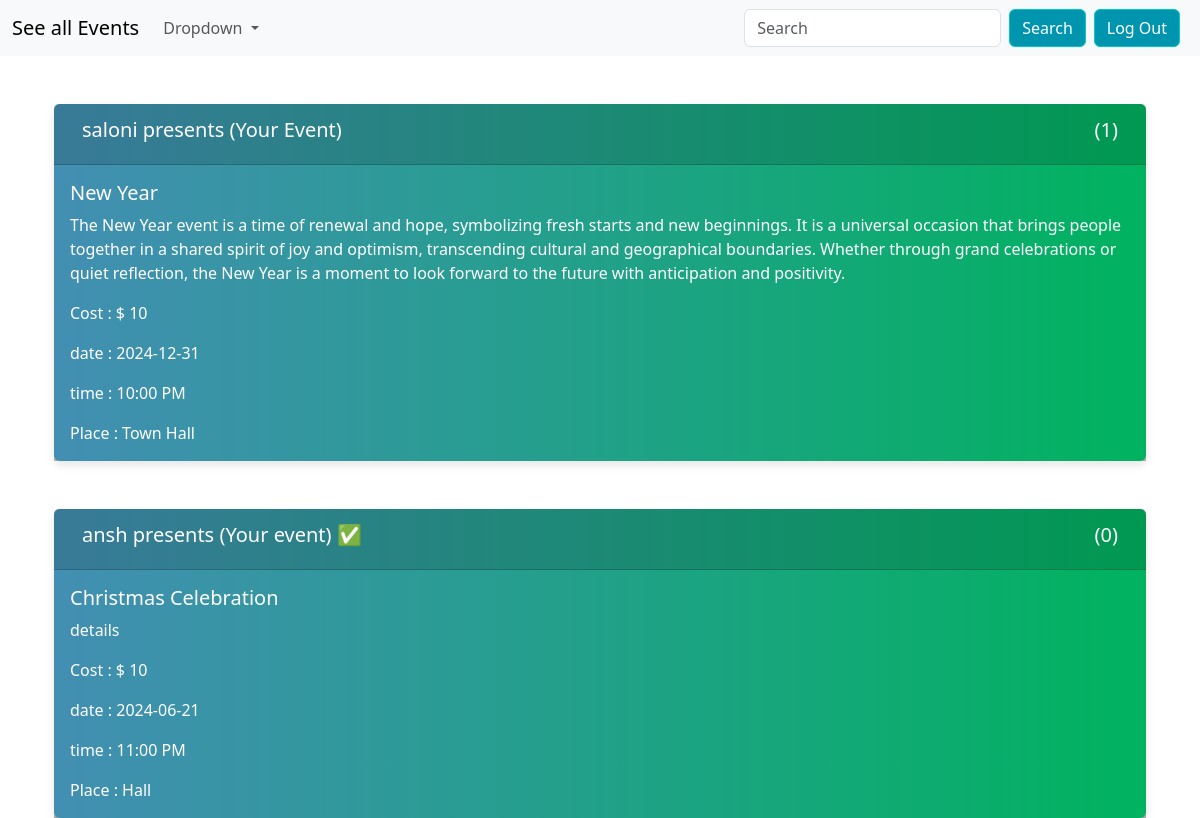
The app's page / (signed in) with its own data.
### Events/models.py (models this page shows)
class Event(models.Model):
    eventID = models.AutoField(primary_key=True)
    name = models.CharField(max_length=100)
    host = models.CharField(max_length=100)
    desc = models.TextField()
    cost = models.IntegerField()
    date = models.CharField(max_length=100)
    time = models.CharField(max_length=100)
    place = models.CharField(max_length=100)
    completed = models.BooleanField(default=0)
    number_of_participants = models.IntegerField(default=0)
    def __str__(self):
        return f"{self.name} - {self.eventID}"

### Events/views.py (the view)
# urls.py: 2. Add a URL to urlpatterns:  path('', views.home, name='home')
def home(request):
    if request.user.is_authenticated:
        events_user_has_enrolled_in = Participants.objects.filter(username = request.user.username)
        all_events_id = []
        for i in events_user_has_enrolled_in:
            all_events_id.append(i.eventID)
        all_events_enrolled_by_user = []
        for i in all_events_id:
            event = Event.objects.get(eventID = i)
            all_events_enrolled_by_user.append(event)
        user_hosted_events = Event.objects.filter(host = request.user.username)
        allevents = Event.objects.all()
        context = {"user_events" : all_events_enrolled_by_user, "hosted_events" : user_hosted_events, "allevents" : allevents}
        print(all_events_enrolled_by_user)
        print(user_hosted_events)
        return render(request, "index.html", context=context)
    else:
        return render(request, "login_signup.html")

### templates/index.html (shortened to what this page needs)
{% extends "base.html" %}
{% block body %}
{% for i in allevents %}
{% if i not in user_events and i not in hosted_events %}
{% if i.completed != 1 %}
<div class="container">
  <div class="container mt-5">
    <div class="card">
      <h5 class="card-header d-flex justify-content-between">
        <form action="/q_and_a" method="GET">
          <input type="hidden" value="{{i.eventID}}" name="eventID">
          <button class="btn btn-link border-0 text-decoration-none" style="background-color: transparent; border-color: transparent;"><h5>{{i.host}} presents</h5></button>
        </form>
        <form action="/participants" method = "POST">
          {% csrf_token %}
          <input type="hidden" value="{{i.eventID}}" name="eventID">
        <button class="btn btn-link text-decoration-none border-0" style="background-color: transparent; border-color: transparent;"><h5>({{i.number_of_participants}})</h5></button>
      </form>
      </h5>
      <div class="card-body">
        <h5 class="card-title">{{i.name}}</h5>
        <p class="card-text">{{i.desc}}</p>
        <p class="card-text">Cost : $ {{i.cost}}</p>
        <p class="card-text">date : {{i.date}}</p>
        <p class="card-text">time : {{i.time}}</p>
        <p class="card-text">Place : {{i.place}}</p>
        <form class="d-flex justify-content-end" method="POST" action="/dummypayment">
          {% csrf_token %}
          <input type="hidden" name="eventid" value="{{ i.eventID }}">
          <button type="submit" class="btn">Pay & Participate</button>
        </form>
      </div>
    </div>
  </div>
</div>
{% else %}
<div class="container">
  <div class="container mt-5">
    <div class="card">
      <h5 class="card-header d-flex justify-content-between">
        <form action="/q_and_a" method="GET">
          <input type="hidden" value="{{i.eventID}}" name="eventID">
          <button class="btn btn-link border-0 text-decoration-none" style="background-color: transparent; border-color: transparent;"><h5>{{i.host}} presents ✅</h5></button>
        </form>
        <form action="/participants" method = "POST">
          {% csrf_token %}
          <input type="hidden" value="{{i.eventID}}" name="eventID">
        <button class="btn btn-link text-decoration-none border-0" style="background-color: transparent; border-color: transparent;"><h5>({{i.number_of_participants}})</h5></button>
      </form>
      </h5>
      <div class="card-body">
        <h5 class="card-title">{{i.name}}</h5>
        <p class="card-text">{{i.desc}}</p>
        <p class="card-text">Cost : $ {{i.cost}}</p>
        <p class="card-text">date : {{i.date}}</p>
        <p class="card-text">time : {{i.time}}</p>
        <p class="card-text">Place : {{i.place}}</p>
      </div>
    </div>
  </div>
</div>
{% endif %}
{% else %}
{% if i.completed != 1 %}
<div class="container">
  <div class="container mt-5">
    <div class="card">
      <h5 class="card-header d-flex justify-content-between">
      <form action="/q_and_a" method="GET">
        <button class="btn btn-link border-0 text-decoration-none" style="background-color: transparent; border-color: transparent;"><h5>{{i.host}} presents (Your Event)</h5></button>
      </form>
        <form action="/participants" method = "POST">
        <button class="btn btn-link border-0 text-decoration-none" style="background-color: transparent; border-color: transparent;"><h5>({{i.number_of_participants}})</h5></button>
      </form>
          </h5>
      <div class="card-body">
        <h5 class="card-title">{{i.name}}</h5>
        <p class="card-text">{{i.desc}}</p>
        <p class="card-text">Cost : $ {{i.cost}}</p>
        <p class="card-text">date : {{i.date}}</p>
        <p class="card-text">time : {{i.time}}</p>
        <p class="card-text">Place : {{i.place}}</p>
      </div>
    </div>
  </div>
</div>
{% else %}
<div class="container">
  <div class="container mt-5">
    <div class="card">
      <h5 class="card-header d-flex justify-content-between">
        <form action="/q_and_a" method="GET">
          <button class="btn btn-link border-0 text-decoration-none" style="background-color: transparent; border-color: transparent;"><h5>{{i.host}} presents (Your event) ✅</h5></button>
        </form>
        <form action="/participants" method = "POST">
        <button class="btn btn-link text-decoration-none border-0" style="background-color: transparent; border-color: transparent;"><h5>({{i.number_of_participants}})</h5></button>
      </form>
          </h5>
      <div class="card-body">
        <h5 class="card-title">{{i.name}}</h5>
        <p class="card-text">{{i.desc}}</p>
        <p class="card-text">Cost : $ {{i.cost}}</p>
        <p class="card-text">date : {{i.date}}</p>
        <p class="card-text">time : {{i.time}}</p>
        <p class="card-text">Place : {{i.place}}</p>
      </div>
    </div>
  </div>
</div>
{% endif %}
{% endif %}
{% endfor %}
{% endblock body %}

### templates/base.html (shortened to what this page needs)
<!doctype html>
<html lang="en">
  <head>
    <link href="https://cdn.jsdelivr.net/npm/bootstrap@5.3.3/dist/css/bootstrap.min.css" rel="stylesheet">
  </head>
  <body>
      <nav class="navbar navbar-expand-lg bg-body-tertiary">
        <div class="container-fluid">
          {% if user.is_authenticated %}
          <a class="navbar-brand" href="/">See all Events</a>
          <div class="collapse navbar-collapse" id="navbarSupportedContent">
            <ul class="navbar-nav me-auto mb-2 mb-lg-0">
              <li class="nav-item dropdown">
                <a class="nav-link dropdown-toggle" href="#" role="button" data-bs-toggle="dropdown" aria-expanded="false">
                  Dropdown
                </a>
              </li>
            </ul>
            <form class="d-flex" role="search" action="/search" method="GET">
              <input class="form-control me-2" type="search" placeholder="Search" aria-label="Search" name="search">
              <button class="btn" type="submit">Search</button>
            </form>
            <form method="POST" action="/logout">
              <button class="btn  mx-2">Log Out</button>
            </form>
            {% endif %}
          </div>
        </div>
      </nav>
      {% block body %}{% endblock body %}
  </body>
</html>

### templates/base.html (style rules this page uses)
.card { border: none; box-shadow: 0 4px 8px rgba(0, 0, 0, 0.1); transition: 0.3s; background: linear-gradient(to right, #5fccff, #00ff88); color: #fff; }
.card-header { background-color: rgba(0,0,0,0.4); }
.card-body { background-color: rgba(0,0,0,0.3); }
.card-text { color: #fff; }
.btn { background-color: #0095af; border-color: #00caca; color: #fff; }

### records on screen
Event: host "saloni", number_of_participants "1", name "New Year", desc "The New Year event is a time of renewal and hope, symbolizing fresh starts and new beginnings. It is a universal occasion that brings people together in a shared spirit of joy and optimism, transcending cultural and geographical boundaries. Whether through grand celebrations or quiet reflection, the New Year is a moment to look forward to the future with anticipation and positivity.", cost "10", date "2024-12-31", time "10:00 PM", place "Town Hall"
Event: host "ansh", number_of_participants "0", name "Christmas Celebration", desc "details", cost "10", date "2024-06-21", time "11:00 PM", place "Hall"
